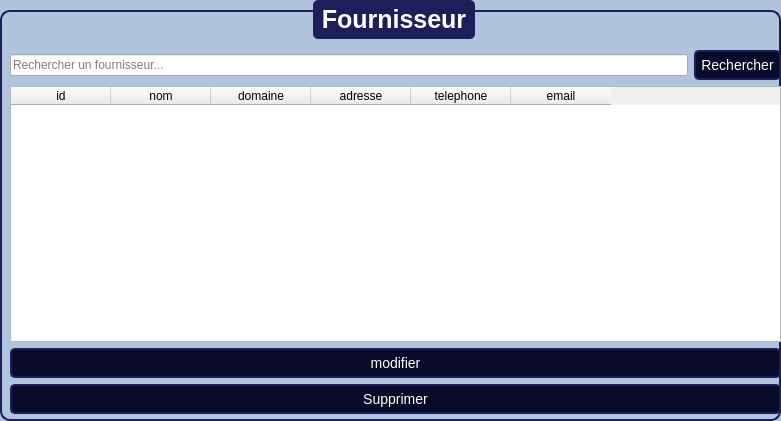
      <widget class="QGroupBox" name="groupBox_31">
       <property name="geometry">
        <rect>
         <x>580</x>
         <y>40</y>
         <width>781</width>
         <height>421</height>
        </rect>
       </property>
       <property name="styleSheet">
        <string notr="true">QGroupBox {
    font-family: &quot;Arial&quot;;
    font-size: 25px;
    font-weight: bold;
    color: #0A0A2A;
    border: 2px solid #1E1E5A;
    border-radius: 10px;
    margin-top: 10px;
    background-color: #B0C4DE;
}

QGroupBox::title {
    subcontrol-origin: margin;
    subcontrol-position: top center;
    padding: 5px;
    background-color: #1E1E5A;
    color: white;
    border-radius: 5px;
}
</string>
       </property>
       <property name="title">
        <string>Fournisseur</string>
       </property>
       <widget class="QWidget" name="verticalLayoutWidget">
        <property name="geometry">
         <rect>
          <x>10</x>
          <y>50</y>
          <width>771</width>
          <height>364</height>
         </rect>
        </property>
        <layout class="QVBoxLayout" name="verticalLayout_2">
         <item>
          <layout class="QHBoxLayout" name="horizontalLayout">
           <item>
            <widget class="QLineEdit" name="lineEdit_recherche">
             <property name="placeholderText">
              <string>Rechercher un fournisseur...</string>
             </property>
            </widget>
           </item>
           <item>
            <widget class="QPushButton" name="btn_rechercher">
             <property name="styleSheet">
              <string notr="true">QLineEdit, QDateTimeEdit {
    font-family: &quot;Arial&quot;;
    font-size: 14px;
    color: white;
    background-color: #0A0A2A;
    border: 2px solid #1E1E5A;
    border-radius: 5px;
    padding: 5px;
}

QPushButton {
    font-family: &quot;Arial Black&quot;;
    font-size: 14px;
    color: white;
    background-color: #0A0A2A;
    border: 2px solid #1E1E5A;
    border-radius: 5px;
    padding: 5px;
}

QPushButton:hover {
    background-color: #1E1E5A;
}
</string>
             </property>
             <property name="text">
              <string>Rechercher</string>
             </property>
             <property name="icon">
              <iconset>
               <normaloff>:/icons/icones/addition.png</normaloff>:/icons/icones/addition.png</iconset>
             </property>
             <property name="iconSize">
              <size>
               <width>20</width>
               <height>20</height>
              </size>
             </property>
            </widget>
           </item>
          </layout>
         </item>
         <item>
          <layout class="QHBoxLayout" name="horizontalLayout_2">
           <item>
            <widget class="QTableWidget" name="tableWidget">
             <column>
              <property name="text">
               <string>id</string>
              </property>
             </column>
             <column>
              <property name="text">
               <string>nom</string>
              </property>
             </column>
             <column>
              <property name="text">
               <string>domaine</string>
              </property>
             </column>
             <column>
              <property name="text">
               <string>adresse</string>
              </property>
             </column>
             <column>
              <property name="text">
               <string>telephone</string>
              </property>
             </column>
             <column>
              <property name="text">
               <string>email</string>
              </property>
             </column>
            </widget>
           </item>
          </layout>
         </item>
         <item>
          <layout class="QVBoxLayout" name="verticalLayout_3"/>
         </item>
         <item>
          <widget class="QPushButton" name="btn_modifier">
           <property name="styleSheet">
            <string notr="true">QLineEdit, QDateTimeEdit {
    font-family: &quot;Arial&quot;;
    font-size: 14px;
    color: white;
    background-color: #0A0A2A;
    border: 2px solid #1E1E5A;
    border-radius: 5px;
    padding: 5px;
}

QPushButton {
    font-family: &quot;Arial Black&quot;;
    font-size: 14px;
    color: white;
    background-color: #0A0A2A;
    border: 2px solid #1E1E5A;
    border-radius: 5px;
    padding: 5px;
}

QPushButton:hover {
    background-color: #1E1E5A;
}
</string>
           </property>
           <property name="text">
            <string>modifier</string>
           </property>
           <property name="icon">
            <iconset>
             <normaloff>:/icons/icones/addition.png</normaloff>:/icons/icones/addition.png</iconset>
           </property>
           <property name="iconSize">
            <size>
             <width>20</width>
             <height>20</height>
            </size>
           </property>
          </widget>
         </item>
         <item>
          <layout class="QVBoxLayout" name="verticalLayout_4"/>
         </item>
         <item>
          <widget class="QPushButton" name="btn_supprimer">
           <property name="styleSheet">
            <string notr="true">QLineEdit, QDateTimeEdit {
    font-family: &quot;Arial&quot;;
    font-size: 14px;
    color: white;
    background-color: #0A0A2A;
    border: 2px solid #1E1E5A;
    border-radius: 5px;
    padding: 5px;
}

QPushButton {
    font-family: &quot;Arial Black&quot;;
    font-size: 14px;
    color: white;
    background-color: #0A0A2A;
    border: 2px solid #1E1E5A;
    border-radius: 5px;
    padding: 5px;
}

QPushButton:hover {
    background-color: #1E1E5A;
}
</string>
           </property>
           <property name="text">
            <string>Supprimer</string>
           </property>
           <property name="icon">
            <iconset>
             <normaloff>:/icons/icones/addition.png</normaloff>:/icons/icones/addition.png</iconset>
           </property>
           <property name="iconSize">
            <size>
             <width>20</width>
             <height>20</height>
            </size>
           </property>
          </widget>
         </item>
        </layout>
       </widget>
      </widget>
